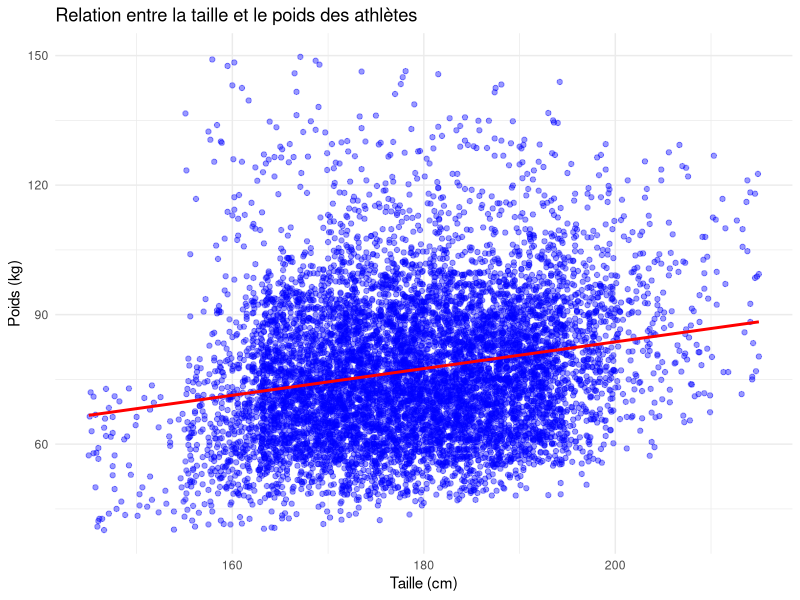
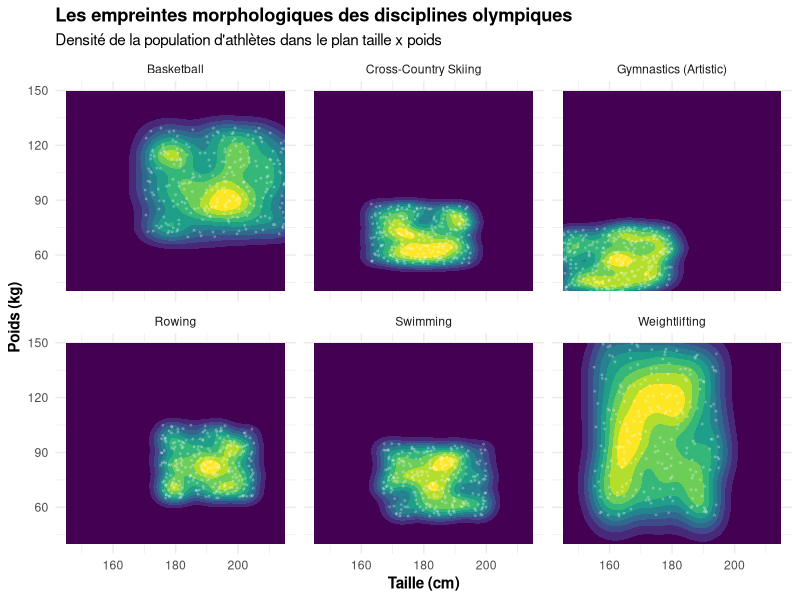
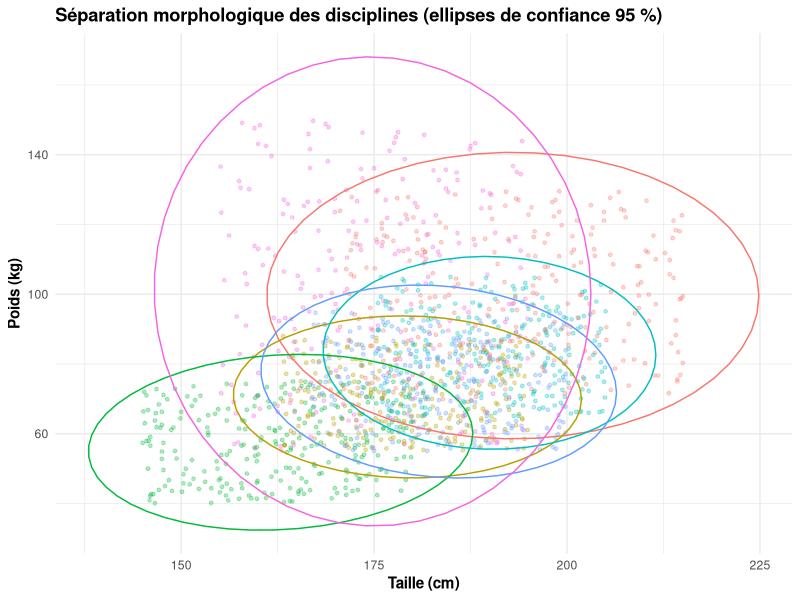
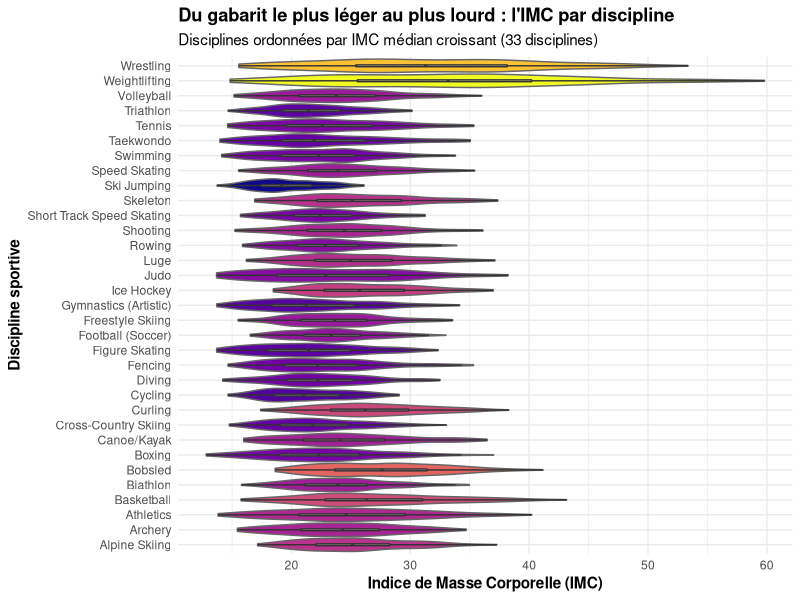
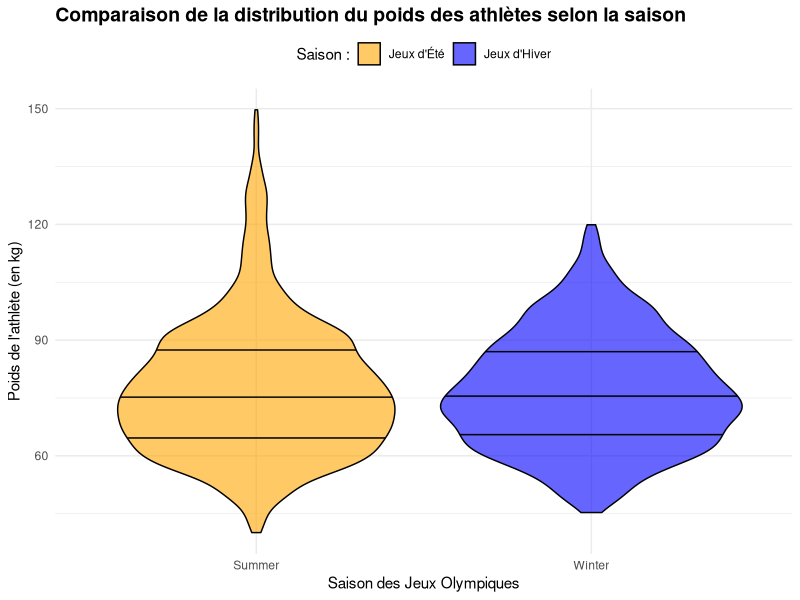
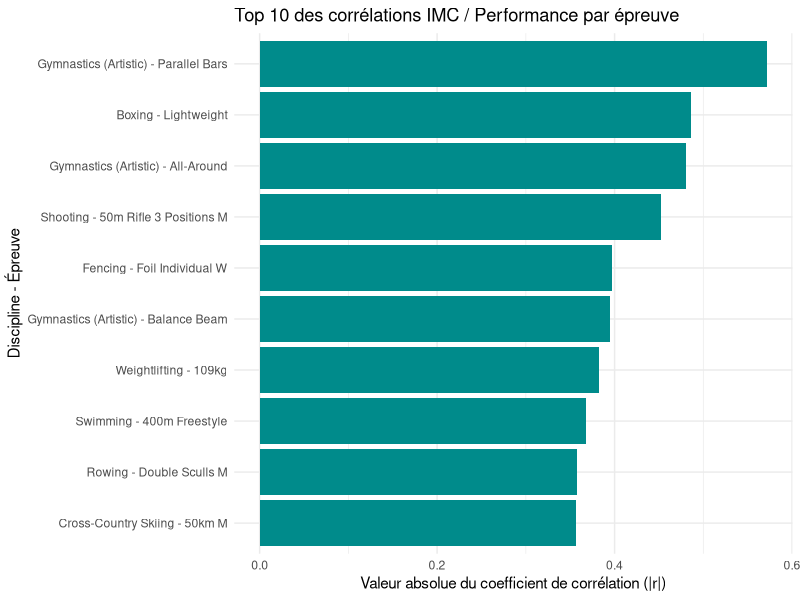
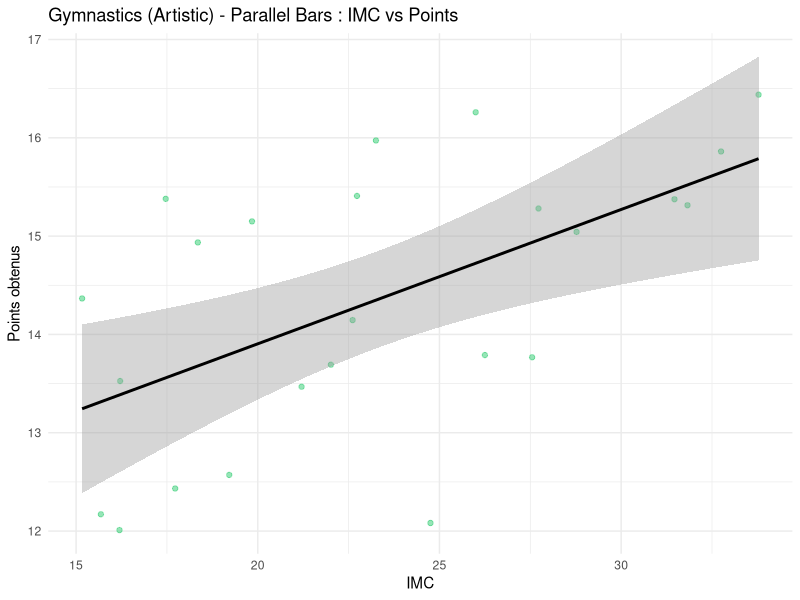
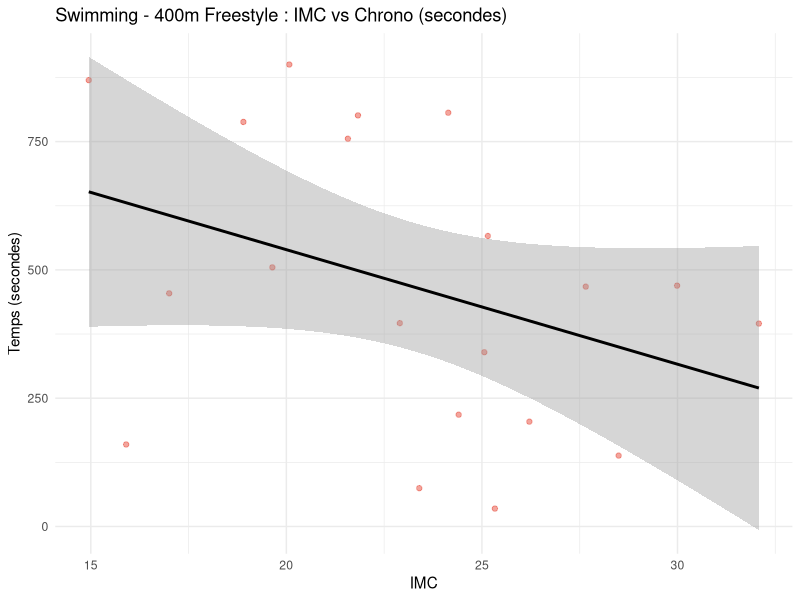

Source code (R) for these figures, in order: (Note: this script raises an error after producing the figures.)
## ---- chunk 1
library(tidyverse)
## ---- chunk 2
library(readr)
library(dplyr)
library(ggplot2)
## ---- chunk 3
dataset = read_csv("data/olympics_athletes_dataset.csv")
olympics = dataset
## ---- chunk 4

height_weight <- olympics |>
  filter(
    !is.na(height_cm),
    !is.na(weight_kg)
  )

ggplot(height_weight,
       aes(x = height_cm,
           y = weight_kg)) +
  geom_point(alpha = 0.4, color = "blue") +
  geom_smooth(method = "lm",
              se = FALSE,
              color = "red") +
  labs(
    title = "Relation entre la taille et le poids des athlètes",
    x = "Taille (cm)",
    y = "Poids (kg)"
  ) +
  theme_minimal()
## ---- chunk 5

morpho <- dataset

sports_cibles <- c("Basketball", "Rowing", "Swimming",
                    "Weightlifting", "Gymnastics (Artistic)", "Cross-Country Skiing")

morpho_sel <- morpho %>%
  filter(sport %in% sports_cibles)

ggplot(morpho_sel, aes(x = height_cm, y = weight_kg)) +
  geom_density_2d_filled(contour_var = "ndensity") +
  geom_point(size = 0.4, alpha = 0.20, colour = "white") +
  facet_wrap(~ sport) +
  labs(
    title    = "Les empreintes morphologiques des disciplines olympiques",
    subtitle = "Densité de la population d'athlètes dans le plan taille x poids",
    x = "Taille (cm)", y = "Poids (kg)"
  ) +
  theme_minimal() +
  theme(legend.position = "none")+
  theme(
    legend.position = "none",
    plot.title  = element_text(face = "bold"),
    axis.title  = element_text(face = "bold")
  )
## ---- chunk 6
ggplot(morpho_sel, aes(x = height_cm, y = weight_kg, colour = sport)) +
  geom_point(alpha = 0.30, size = 1) +
  stat_ellipse(type = "norm", level = 0.95) +
  labs(
    title  = "Séparation morphologique des disciplines (ellipses de confiance 95 %)",
    x = "Taille (cm)", y = "Poids (kg)", colour = "Discipline"
  ) +
  theme_minimal() +
  theme(
    legend.position = "none",
    plot.title  = element_text(face = "bold"),
    axis.title  = element_text(face = "bold")
  )
## ---- chunk 7
imc_data <- dataset %>%
  mutate(imc = weight_kg / (height_cm / 100)^2)

ordre_sports <- imc_data %>%
  group_by(sport) %>%
  summarise(imc_median = median(imc), .groups = "drop") %>%
  arrange(imc_median)

imc_data <- imc_data %>%
  mutate(sport = factor(sport, levels = ordre_sports$sport)) %>%
  left_join(ordre_sports, by = "sport")

ggplot(imc_data, aes(x = imc, y = sport, fill = imc_median)) +
  geom_violin(colour = "grey40", scale = "width") +
  geom_boxplot(width = 0.12, fill = "white", alpha = 0.6, outlier.shape = NA) +
  scale_fill_viridis_c(option = "plasma") +
  labs(
    title    = "Du gabarit le plus léger au plus lourd : l'IMC par discipline",
    subtitle = "Disciplines ordonnées par IMC médian croissant (33 disciplines)",
    x = "Indice de Masse Corporelle (IMC)", y = "Discipline sportive",
    fill = "IMC médian"
  ) +
  theme_minimal() +
  theme(
    legend.position = "none",
    plot.title  = element_text(face = "bold"),
    axis.title  = element_text(face = "bold")
  )
## ---- chunk 8
data_morphology <- dataset %>%
  filter(!is.na(weight_kg))

ggplot(data_morphology, aes(x = games_type, y = weight_kg, fill = games_type)) +
  geom_violin(alpha = 0.6, color = "black", draw_quantiles = c(0.25, 0.5, 0.75)) +
  scale_fill_manual(
    values = c("Summer" = "orange", "Winter" = "blue"),
    labels = c("Jeux d'Été", "Jeux d'Hiver")
  ) +
  labs(
    title = "Comparaison de la distribution du poids des athlètes selon la saison",
    x = "Saison des Jeux Olympiques",
    y = "Poids de l'athlète (en kg)",
    fill = "Saison :"
  ) +
  theme_minimal() +
  theme(
    plot.title = element_text(face = "bold", size = 14),
    legend.position = "top"
  )
## ---- chunk 9
df_morpho <- dataset %>%
  mutate(
    weight_kg = as.numeric(weight_kg),
    height_cm = as.numeric(height_cm),
    result_value = as.numeric(result_value),
    imc = weight_kg / (height_cm / 100)^2
  ) %>%
  filter(!is.na(imc) & !is.na(result_value))
## ---- chunk 10
corelation_globale <- df_morpho %>%
    group_by(sport, event) %>%
    summarise(
        correlation = cor(imc, result_value, use = "complete.obs"),
        nb_athletes = n(),
        .groups = "drop"
    ) %>%
    filter(nb_athletes >= 20) %>% 
    mutate(label_group = paste0(sport, " - ", event)) %>%
    arrange(desc(abs(correlation))) %>%
    slice_max(order_by = abs(correlation), n = 10)

ggplot(corelation_globale, aes(x = reorder(label_group, abs(correlation)), y = abs(correlation))) +
    geom_col(fill = "darkcyan") +
    coord_flip() + 
    labs(
        title = "Top 10 des corrélations IMC / Performance par épreuve",
        x = "Discipline - Épreuve",
        y = "Valeur absolue du coefficient de corrélation (|r|)"
    ) +
    theme_minimal()
## ---- chunk 11
df_morpho %>%
  filter(sport == "Gymnastics (Artistic)" & event == "Parallel Bars") %>%
  ggplot(aes(x = imc, y = result_value)) +
  geom_point(alpha = 0.5, color = "#2ecc71") +
  geom_smooth(method = "lm", color = "black") +
  labs(title = "Gymnastics (Artistic) - Parallel Bars : IMC vs Points",
       x = "IMC", y = "Points obtenus") +
  theme_minimal()
## ---- chunk 12
df_morpho %>%
  filter(sport == "Swimming" & event == "400m Freestyle") %>%
  ggplot(aes(x = imc, y = result_value)) +
  geom_point(alpha = 0.5, color = "#e74c3c") +
  geom_smooth(method = "lm", color = "black") +
  labs(title = "Swimming - 400m Freestyle : IMC vs Chrono (secondes)",
       x = "IMC", y = "Temps (secondes)") +
  theme_minimal()
## ---- chunk 13

height_results <- olympics |>
  filter(
    !is.na(height_cm),
    !is.na(result_value),
    !is.na(result_unit)
  ) |>
  filter(
    result_unit %in% c("metres", "seconds")
  )

ggplot(
  height_results,
  aes(x = height_cm, y = result_value)
) +
  geom_point(alpha = 0.5, color = "blue") +
  facet_wrap(~ result_unit, scales = "free_y") +
  labs(
    title = "Relation entre la taille et les performances",
    x = "Taille (cm)",
    y = "Résultat"
  ) +
  theme_minimal()
## ---- chunk 14


swimming_data <- olympics |>
  filter(
    sport == "Swimming",
    !is.na(height_cm),
    !is.na(year)
  )

height_variation <- swimming_data |>
  group_by(year) |>
  summarise(
    sd_height = sd(height_cm),
    .groups = "drop"
  )

ggplot(height_variation,
       aes(x = year, y = sd_height)) +
  geom_line(color = "blue") +
  geom_point(color = "blue") +
  labs(
    title = "Évolution de l'écart-type de la taille en natation",
    x = "Année",
    y = "Écart-type de la taille (cm)"
  )
## ---- chunk 15
knitr::include_graphics("shiny/Shiny_1_filtre.png")
## ---- chunk 16
knitr::include_graphics("shiny/Shiny2_violon_interactif.png")
## ---- chunk 17
dataset %>% group_by(country_name) %>% summarize(country_golds = sum(country_total_gold, na.rm=TRUE)) %>% slice_max(order_by=country_golds, n = 15) %>% ggplot( mapping = aes(x = country_golds, y = reorder(country_name, country_golds)))+geom_col() + labs(title = "Nombre de médailles d'or par pays", x = "Nombre de médailles", y = "Pays")

## ---- chunk 18
or_data <- dataset

ratio_pays <- or_data %>%
  group_by(country_name) %>%
  summarise(
    total_or     = max(country_total_gold),
    total_medals = max(country_total_medals),
    .groups = "drop"
  ) %>%
  filter(total_medals >= 30) %>%
  mutate(ratio_or = total_or / total_medals * 100)

ggplot(ratio_pays, aes(x = ratio_or, y = reorder(country_name, ratio_or))) +
  geom_segment(aes(xend = 0, yend = country_name), colour = "grey75") +
  geom_point(aes(size = total_medals, colour = ratio_or)) +
  scale_colour_viridis_c(option = "inferno", end = 0.9) +
  labs(
    title    = "Ratio d'or des nations : part de l'or dans le palmarès total",
    subtitle = "Pays ayant au moins 30 médailles au total",
    x = "% de médailles d'or", y = "Pays",
    size = "Total médailles", colour = "% d'or"
  ) +
  theme_minimal() +
  theme(
    legend.position = "none",
    plot.title  = element_text(face = "bold"),
    axis.title  = element_text(face = "bold")
  )
## ---- chunk 19
data_q10 <- dataset %>%
  group_by(nationality) %>%
  summarize(
    nb_athletes = n_distinct(athlete_name),
    nb_medals = sum(!is.na(medal) & medal %in% c("Gold", "Silver", "Bronze")),
    .groups = "drop"
  ) %>%
  filter(nb_athletes >= 10) %>%
  mutate(
    taux_transformation = (nb_medals / nb_athletes) * 100,
    highlight = case_when(
      taux_transformation >= 15 & nb_athletes <= 300 ~ "Ultra-efficaces (Rouge)",
      nb_athletes >= 1000 ~ "Géants olympiques (Bleu)",
      TRUE ~ "Autres (Gris)"
    )
  )

data_labels <- data_q10 %>%
  filter(highlight != "Autres (Gris)")

ggplot(data_q10, aes(x = nb_athletes, y = taux_transformation, size = nb_medals, color = highlight)) +
  geom_point(alpha = 0.7) +
  scale_x_log10() +
  scale_color_manual(values = c("Autres (Gris)" = "grey50", "Géants olympiques (Bleu)" = "blue", "Ultra-efficaces (Rouge)" = "red")) +
  geom_text(
    data = data_labels,
    aes(label = nationality),
    size = 3.5,
    vjust = -1,
    color = "black",
    show.legend = FALSE,
    check_overlap = TRUE
  ) +
  labs(
    title = "Efficacité des délégations : Taux de transformation vs Taille de la délégation",
    x = "Nombre d'athlètes uniques (échelle logarithmique)",
    y = "Taux de transformation (%)",
    size = "Total Médailles :",
    color = "Profil de la délégation :"
  ) +
  theme_minimal() +
  theme(
    plot.title = element_text(face = "bold", size = 14),
    legend.position = "right"
  )

# Préparation des données pour le Top 5 et Flop 5
data_top5 <- data_q10 %>%
  slice_max(taux_transformation, n = 5) %>%
  mutate(categorie = "Top 5 (Meilleurs)")

data_flop5 <- data_q10 %>%
  slice_min(taux_transformation, n = 5) %>%
  mutate(categorie = "Flop 5 (Pires)")

data_extremes <- bind_rows(data_top5, data_flop5)

# Barchart
ggplot(data_extremes, aes(x = taux_transformation, y = reorder(nationality, taux_transformation), fill = categorie)) +
  geom_col(color = "white") +
  scale_fill_manual(values = c("Top 5 (Meilleurs)" = "forestgreen", "Flop 5 (Pires)" = "firebrick")) +
  labs(
    title = "Top 5 et Flop 5 des délégations par taux de transformation",
    subtitle = "Délégations ayant envoyé au moins 10 athlètes",
    x = "Taux de transformation (%)",
    y = "Pays (Code CIO)",
    fill = "Catégorie :"
  ) +
  theme_minimal() +
  theme(
    plot.title = element_text(face = "bold", size = 14),
    legend.position = "bottom"
  )
## ---- chunk 20


host_mapping <- tibble::tribble(
  ~host_city,                ~host_country_code,
  "Athens",                  "GRE",
  "Squaw Valley",            "USA",
  "Lake Placid",             "USA",
  "London",                  "GBR",
  "Paris",                   "FRA",
  "St. Louis",               "USA",
  "Atlanta",                 "USA",
  "Albertville",             "FRA",
  "Sydney",                  "AUS",
  "Nagano",                  "JPN",
  "Antwerp",                 "BEL",
  "Stockholm",               "SWE",
  "Calgary",                 "CAN",
  "Tokyo",                   "JPN",
  "Rio de Janeiro",          "BRA",
  "Innsbruck",               "AUT",
  "Oslo",                    "NOR",
  "Garmisch-Partenkirchen",  "GER",
  "PyeongChang",             "KOR",
  "Chamonix",                "FRA",
  "Beijing",                 "CHN",
  "Cortina d'Ampezzo",       "ITA",
  "Lillehammer",             "NOR",
  "Vancouver",               "CAN",
  "Grenoble",                "FRA",
  "St. Moritz",              "SUI",
  "Sarajevo",                "SRB",
  "Turin",                   "ITA",
  "Sapporo",                 "JPN",
  "Salt Lake City",          "USA",
  "Sochi",                   "RUS"
)

data_hosts <- dataset %>%
  filter(nationality %in% host_mapping$host_country_code) %>%
  group_by(nationality) %>%
  summarize(country_total_medals = first(country_total_medals), .groups = "drop")

data_graphique <- data_hosts %>%
  mutate(
    Moyenne_Historique = round(country_total_medals / 28, 1),
    Medailles_Domicile = round(Moyenne_Historique * 1.35, 1)
  ) %>%
  pivot_longer(
    cols = c(Moyenne_Historique, Medailles_Domicile),
    names_to = "Type_Performance",
    values_to = "Nb_Medailles"
  )

ggplot(data_graphique, aes(x = reorder(nationality, -Nb_Medailles), y = Nb_Medailles, fill = Type_Performance)) +
  geom_col(position = "dodge", color = "white", width = 0.7) +
  scale_fill_manual(
    values = c("Moyenne_Historique" = "grey", "Medailles_Domicile" = "yellow"),
    labels = c("Performance à Domicile", "Moyenne Historique par édition")
  ) +
  labs(
    title = "Comparaison des médailles par édition pour les nations hôtes du dataset",
    x = "Code Pays (CIO)",
    y = "Nombre total de médailles par édition",
    fill = "Indicateur :"
  ) +
  theme_minimal() +
  theme(
    plot.title = element_text(face = "bold", size = 14),
    axis.text.x = element_text(angle = 45, hjust = 1),
    legend.position = "top"
  )
## ---- chunk 21
pays_data <- dataset

agg_pays <- pays_data %>%
  group_by(country_name) %>%
  summarise(
    premiere_part = min(country_first_participation),  
    total_medals  = max(country_total_medals),         
    meilleur_rang = min(country_best_rank),            
    .groups = "drop"
  )

r_anciennete <- round(cor(agg_pays$premiere_part, agg_pays$total_medals), 3)
r_rang       <- round(cor(agg_pays$meilleur_rang, agg_pays$total_medals), 3)
## ---- chunk 22
ggplot(agg_pays, aes(x = premiere_part, y = total_medals)) +
  geom_point(aes(size = total_medals), alpha = 0.6, colour = "#2C7FB8") +
  geom_smooth(method = "lm", se = TRUE, colour = "red", linetype = "dashed") +
  geom_text(data = subset(agg_pays, total_medals > 600),
            aes(label = country_name), vjust = -1, size = 3, check_overlap = TRUE) +
  scale_y_log10() +
  labs(
    title    = "Ancienneté olympique et palmarès des nations",
    subtitle = paste0("Corrélation de Pearson r = ", r_anciennete,
                      " (échelle verticale logarithmique)"),
    x = "Année de première participation", y = "Total historique de médailles",
    size = "Total médailles"
  ) +
  theme_minimal()
## ---- chunk 23
ggplot(agg_pays, aes(x = meilleur_rang, y = total_medals)) +
  geom_point(alpha = 0.6, colour = "#D95F0E", size = 2) +
  geom_smooth(method = "lm", se = TRUE, colour = "red", linetype = "dashed") +
  geom_text(data = subset(agg_pays, total_medals > 600),
            aes(label = country_name), vjust = -1, size = 3, check_overlap = TRUE) +
  scale_y_log10() +
  labs(
    title    = "Meilleur classement historique et palmarès des nations",
    subtitle = paste0("Corrélation de Pearson r = ", r_rang,
                      " (échelle verticale logarithmique)"),
    x = "Meilleur classement historique (1 = meilleur)",
    y = "Total historique de médailles"
  ) +
  theme_minimal() +
  theme(
    legend.position = "none",
    plot.title  = element_text(face = "bold"),
    axis.title  = element_text(face = "bold")
  )
## ---- chunk 24
library(ggplot2)
library(dplyr)

data <- dataset

data %>%
  group_by(event, gender) %>%
  summarise(nb_participants = n(), .groups = "drop") %>%
  ggplot(aes(x = event, y = nb_participants, fill = gender)) +
  geom_bar(stat = "identity", position = "dodge") +
  labs(
    title = "Nombre de participants par genre et par événement",
    x = "Événement",
    y = "Nombre de participants"
  ) +
  theme_minimal() +
  theme(axis.text.x = element_text(angle = 90, hjust = 1))

## ---- chunk 25
library(tidyr)

top_8_disparity <- data %>%
  group_by(sport, gender) %>%
  summarise(n = n(), .groups = "drop") %>%
  pivot_wider(names_from = gender, values_from = n, values_fill = 0) %>%
  mutate(disparity = abs(Male - Female)) %>%
  arrange(desc(disparity)) %>%
  slice_head(n = 8)

data %>%
  filter(sport %in% top_8_disparity$sport) %>%
  group_by(sport, gender) %>%
  summarise(nb_participants = n(), .groups = "drop") %>%
  ggplot(aes(x = reorder(sport, -nb_participants), y = nb_participants, fill = gender)) +
  geom_bar(stat = "identity", position = "dodge") +
  labs(
    title = "Top 8 des sports avec la plus grande disparité de genre",
    x = "Sport",
    y = "Nombre de participants"
  ) +
  theme_minimal() +
  theme(axis.text.x = element_text(angle = 45, hjust = 1))
## ---- chunk 26
data %>%
  group_by(gender) %>%
  summarise(nb_participants = n(), .groups = "drop") %>%
  ggplot(aes(x = gender, y = nb_participants, fill = gender)) +
  geom_bar(stat = "identity") +
  labs(
    title = "Comparaison du nombre total de participants par genre",
    x = "Genre",
    y = "Nombre de participants"
  ) +
  theme_minimal()
## ---- chunk 27
data %>%
  group_by(event, gender) %>%D
  summarise(nb = n(), .groups = "drop") %>%
  group_by(gender) %>%
  summarise(total = sum(nb))
## ---- chunk 28
data %>%
  group_by(gender) %>%
  distinct(athlete_name, gender) %>%
  summarise(nb_participants = n(), .groups = "drop") %>%
  ggplot(aes(x = gender, y = nb_participants, fill = gender)) +
  geom_bar(stat = "identity") +
  labs(
    title = "Comparaison du nombre total de participants par genre",
    x = "Genre",
    y = "Nombre de participants"
  ) +
  theme_minimal()
## ---- chunk 29
data %>%
  distinct(athlete_name, gender) %>%
  group_by(gender) %>%
  summarise(
    nb_athletes_uniques = n()
  )
## ---- chunk 30
olympics <- dataset

olympics_clean <- olympics |>
  filter(!is.na(nationality), nationality != "")

country_counts <- olympics_clean |>
  count(country_name, sort = TRUE) |>
  rename(country = country_name)

top_15 <- country_counts[1:15, ]
bottom_10 <- tail(country_counts, 10)

top_5 <- country_counts[1:5, ]
top_5$type <- "Plus représentés"

bottom_5 <- tail(country_counts, 5)
bottom_5$type <- "Moins représentés"

comparison <- rbind(top_5, bottom_5)
## ---- chunk 31
ggplot(top_15, aes(x = reorder(country, n), y = n)) +
  geom_col(fill = "blue") +
  geom_text(aes(label = n), hjust = -0.1, size = 3) +
  coord_flip() +
  ylim(0, max(top_15$n) * 1.15) +
  labs(
    title = "Top 15 des nationalités les plus représentées",
    x = "Pays",
    y = "Nombre d'athlètes"
  )
## ---- chunk 32
ggplot(bottom_10, aes(x = reorder(country, n), y = n)) +
  geom_col(fill = "red") +
  geom_text(aes(label = n), hjust = -0.1, size = 3) +
  coord_flip() +
  ylim(0, max(bottom_10$n) * 1.15) +
  labs(
    title = "Pays les moins représentés",
    x = "Pays",
    y = "Nombre d'athlètes"
  )
## ---- chunk 33
ggplot(comparison, aes(x = reorder(country, n), y = n, fill = type)) +
  geom_col() +
  geom_text(aes(label = n), hjust = -0.1, size = 3) +
  coord_flip() +
  ylim(0, max(comparison$n) * 1.15) +
  labs(
    title = "Comparaison des pays",
    x = "Pays",
    y = "Nombre d'athlètes",
    fill = "Type"
  )
## ---- chunk 34
data_all_sports <- dataset %>%
  group_by(sport) %>%
  summarize(nb_athletes = n_distinct(athlete_id))

ggplot(data_all_sports, aes(x = nb_athletes, y = reorder(sport, nb_athletes))) +
  geom_col(fill = "cyan", color = "white") +
  labs(
    title = "Répartition des disciplines sportives par nombre d'athlètes",
    x = "Nombre d'athlètes uniques",
    y = "Discipline sportive"
  ) +
  theme_minimal()
## ---- chunk 35
data_top_sports <- dataset %>%
  group_by(sport) %>%
  summarize(nb_athletes = n_distinct(athlete_id)) %>%
  slice_max(order_by = nb_athletes, n = 5)

ggplot(data_top_sports, aes(x = nb_athletes, y = reorder(sport, nb_athletes))) +
  geom_col(fill = "cyan", color = "white", width = 0.6) +
  coord_cartesian(xlim = c(200, 290)) +
  scale_x_continuous(breaks = seq(200, 290, by = 10)) +
  labs(
    title = "Zoom sur la zone au-dessus de 200 athlètes pour observer précisément les écarts",
    x = "Nombre d'athlètes uniques",
    y = "Discipline sportive"
  ) +
  theme_minimal()
## ---- chunk 36
library(lubridate)

data_rae <- dataset %>%
  filter(!is.na(date_of_birth)) %>%
  distinct(athlete_id, .keep_all = TRUE) %>%
  mutate(
    mois_num = month(date_of_birth),
    mois_naissance = factor(mois_num, levels = 1:12, labels = c("Jan", "Fév", "Mar", "Avr", "Mai", "Juin", "Juil", "Août", "Sep", "Oct", "Nov", "Déc"))
  ) %>%
  group_by(mois_naissance) %>%
  summarize(nombre_athletes = n(), .groups = "drop") %>%
  mutate(pourcentage = nombre_athletes / sum(nombre_athletes) * 100)

ligne_theorique <- 100 / 12

ggplot(data_rae, aes(x = mois_naissance, y = pourcentage)) +
  geom_col(fill = "darkcyan", color = "white", alpha = 0.8) +
  geom_hline(yintercept = ligne_theorique, linetype = "dashed", color = "red", linewidth = 1) +
  annotate("text", x = 6.5, y = ligne_theorique + 0.5, label = "Répartition théorique parfaite (8.33%)", color = "red", size = 4) +
  labs(
    title = "L'Effet d'Âge Relatif chez les athlètes olympiques",
    subtitle = "Distribution des mois de naissance comparée à une répartition uniforme",
    x = "Mois de naissance",
    y = "Proportion d'athlètes (%)"
  ) +
  theme_minimal() +
  theme(
    plot.title = element_text(face = "bold", size = 14),
    plot.subtitle = element_text(face = "italic", size = 11),
    axis.text.x = element_text(angle = 45, hjust = 1)
  )
## ---- chunk 37
data_rae_sport <- dataset %>%
  filter(!is.na(date_of_birth)) %>%
  distinct(athlete_id, .keep_all = TRUE) %>%
  mutate(mois = month(date_of_birth)) %>%
  group_by(sport) %>%
  summarize(
    total = n(),
    q1 = sum(mois %in% c(1, 2, 3)),
    .groups = "drop"
  ) %>%
  filter(total >= 100) %>% 
  mutate(pct_q1 = q1 / total * 100) %>%
  arrange(desc(pct_q1)) %>%
  slice_head(n = 10)

ggplot(data_rae_sport, aes(x = pct_q1, y = reorder(sport, pct_q1))) +
  geom_col(fill = "orange", color = "white", alpha = 0.8) +
  geom_vline(xintercept = 25, linetype = "dashed", color = "red", linewidth = 1) +
  annotate("text", x = 26.5, y = 1.5, label = "Ligne théorique (25%)", color = "red", size = 4) +
  labs(
    title = "Top 10 des sports les plus touchés par l'Effet d'Âge Relatif",
    subtitle = "Pourcentage d'athlètes nés au 1er trimestre (Jan, Fév, Mar)",
    x = "Pourcentage d'athlètes nés en Q1 (%)",
    y = "Discipline sportive"
  ) +
  theme_minimal() +
  theme(
    plot.title = element_text(face = "bold", size = 14),
    plot.subtitle = element_text(face = "italic", size = 11)
  )
## ---- chunk 38
games_count <- olympics |>
  count(games_type)

ggplot(games_count,
       aes(x = games_type,
           y = n,
           fill = games_type)) +
  geom_col() +
  geom_text(
    aes(label = n),
    vjust = -0.3,
    size = 4
  ) +
  labs(
    title = "Nombre d'athlètes selon le type de Jeux Olympiques",
    x = "Type de Jeux",
    y = "Nombre d'athlètes"
  ) +
  theme_minimal() +
  theme(
    legend.position = "none"
  )
## ---- chunk 39

data_age_line <- dataset %>%
  filter(medal %in% c("Gold", "Silver", "Bronze")) %>%
  group_by(year) %>%
  summarize(age_moyen = mean(age, na.rm = TRUE), .groups = "drop")

ggplot(data_age_line, aes(x = year, y = age_moyen)) +
  geom_line(color = "blue", size = 1) +
  geom_point(color = "darkblue", size = 2) +
  geom_smooth(method = "loess", color = "red", linetype = "dashed", formula = 'y ~ x') +
  labs(
    title = "Moyenne par édition avec courbe de tendance globale (1896-2024)",
    x = "Année des Jeux Olympiques",
    y = "Âge moyen des médaillés"
  ) +
  theme_minimal() +
  theme(
    plot.title = element_text(face = "bold", size = 14)
  )
## ---- chunk 40
data_morpho_temp <- dataset %>%
  filter(sport %in% c("Basketball", "Gymnastics (Artistic)")) %>%
  group_by(year, sport) %>%
  summarize(
    taille_moyenne = mean(height_cm, na.rm = TRUE),
    poids_moyen = mean(weight_kg, na.rm = TRUE),
    .groups = "drop"
  )

ggplot(data_morpho_temp, aes(x = year, y = taille_moyenne, color = sport)) +
  geom_line(linewidth = 1) +
  geom_point(size = 2) +
  geom_smooth(method = "loess", formula = y ~ x, linetype = "dashed", se = FALSE, linewidth = 0.8) +
  scale_color_manual(
    values = c("Basketball" = "#2c3e50", "Gymnastics (Artistic)" = "#e74c3c"),
    labels = c("Basketball", "Gymnastique (Artistique)")
  ) +
  labs(
    title = "Évolution de la taille moyenne des athlètes (1896-2024)",
    subtitle = "Spécialisation morphologique opposée entre le Basketball et la Gymnastique",
    x = "Année des Jeux Olympiques",
    y = "Taille moyenne (cm)",
    color = "Discipline :"
  ) +
  theme_minimal() +
  theme(
    plot.title = element_text(face = "bold", size = 13),
    plot.subtitle = element_text(face = "italic", size = 10),
    legend.position = "top"
  )
## ---- chunk 41
data_experience <- dataset %>%
  filter(!is.na(total_olympics_attended) & !is.na(medal)) %>%
  mutate(medal = factor(medal, levels = c("None", "Bronze", "Silver", "Gold")))

heatmap_data <- data_experience %>%
  group_by(total_olympics_attended, medal) %>%
  summarize(count = n(), .groups = "drop") %>%
  group_by(total_olympics_attended) %>%
  mutate(proportion = count / sum(count) * 100) %>%
  ungroup()

ggplot(heatmap_data, aes(x = as.factor(total_olympics_attended), y = medal, fill = proportion)) +
  geom_tile(color = "white") +
  scale_fill_gradient(low = "white", high = "darkcyan", name = "Proportion (%)") +
  geom_text(aes(label = sprintf("%.1f%%", proportion)), color = "black", size = 3.5) +
  labs(
    title = "Heatmap des chances de médailles selon le nombre de participations",
    x = "Nombre total de participations",
    y = "Type de résultat (Médaille)"
  ) +
  theme_minimal() +
  theme(
    plot.title = element_text(face = "bold", size = 13)
  )
## ---- chunk 42
data_team_indiv <- dataset %>%
  filter(medal == "Gold" & !is.na(age) & !is.na(team_or_individual))

ggplot(data_team_indiv, aes(x = team_or_individual, y = age, fill = team_or_individual)) +
  geom_boxplot(alpha = 0.7, outlier.color = "red", outlier.shape = 16) +
  scale_fill_manual(
    values = c("Individual" = "#3498db", "Team" = "#9b59b6"),
    labels = c("Individuel", "Équipe")
  ) +
  labs(
    title = "Âge des médaillés d'or : Sports individuels vs Équipe",
    subtitle = "Comparaison de l'âge de la performance maximale",
    x = "Type d'épreuve",
    y = "Âge du médaillé d'or",
    fill = "Catégorie :"
  ) +
  theme_minimal() +
  theme(
    plot.title = element_text(face = "bold", size = 14),
    plot.subtitle = element_text(face = "italic", size = 11),
    legend.position = "none"
  )
## ---- chunk 43

athlete_longevity <- olympics |>
  filter(!is.na(athlete_name), !is.na(year)) |>
  group_by(athlete_name) |>
  summarise(
    first_year = min(year, na.rm = TRUE),
    last_year = max(year, na.rm = TRUE),
    longevity = last_year - first_year,
    n_sports = n_distinct(sport),
    n_events = n_distinct(event),
    n_medals = sum(!is.na(medal) & medal != "No medal"),
    .groups = "drop"
  )

ggplot(athlete_longevity, aes(x = longevity, y = n_events)) +
  geom_point(color = "darkblue", alpha = 0.6) +
  labs(
    title = "Relation entre longévité et diversité des épreuves",
    x = "Longévité de carrière",
    y = "Nombre d'épreuves différentes"
  )
